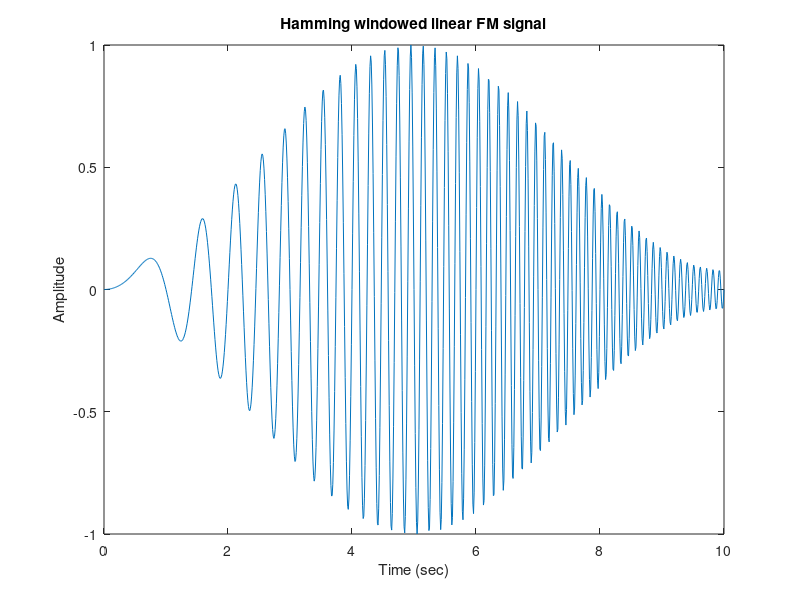
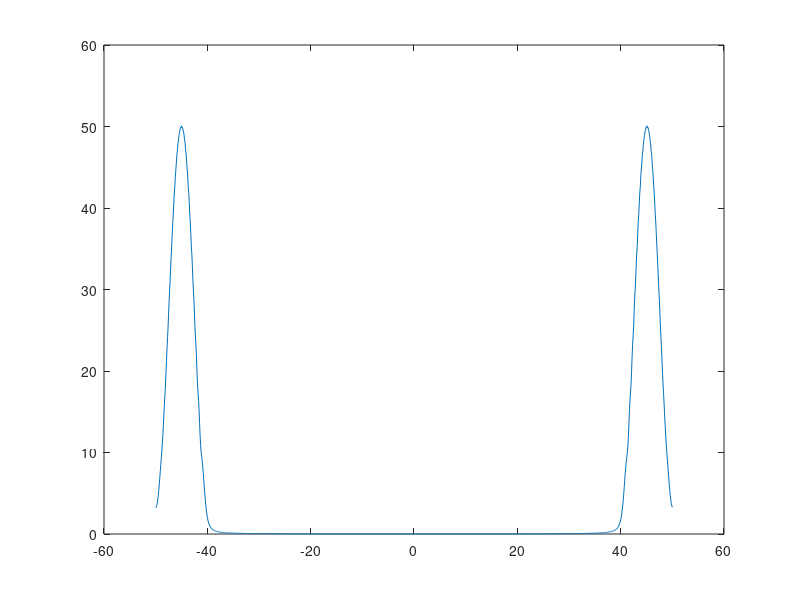
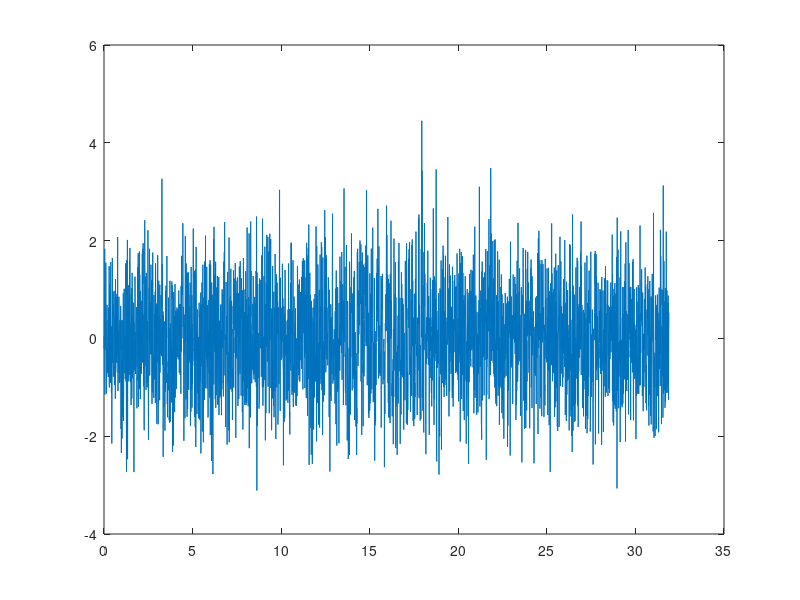
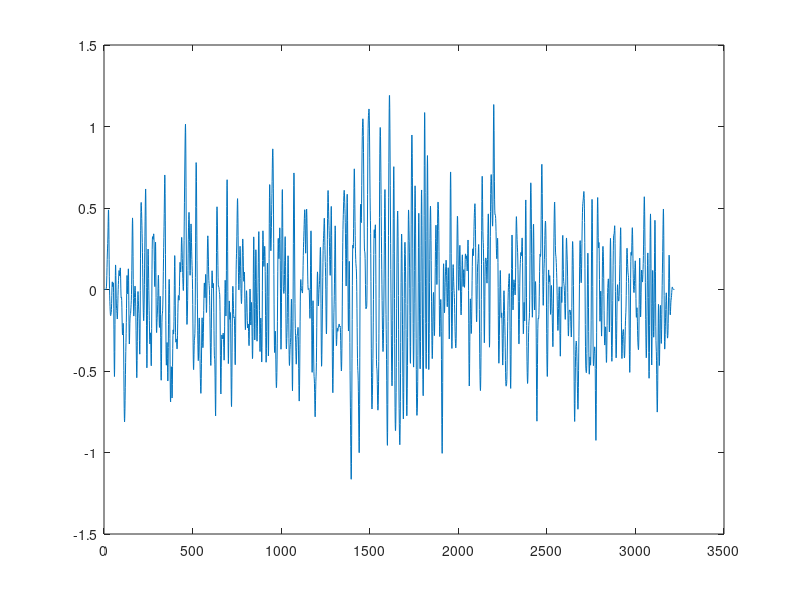

Here is the MATLAB script that generated these plots, in order:
% HW3 Sample codes 
% Pseudo-Parking Sonar
%
%                                               Edited by Meng-Lin Li, 04/07/2016

% Linear FM/Chirp signal as shown in Fig. 6.15(a) of the textbook
close all
Fs = 100; % Sampling rate in Hz
tau = 10; % Time duration of the linear FM signal in sec
B = 10; % in Hz
beta = B/tau;
A = 1;
t = 0:1/Fs:tau; % time axis
x = A*sin(pi*beta*t.^2); % the linear FM signal
x = hamming(length(x)).'.*x; % hamming windowed linear FM signal
f_axis = 0:1/tau:(length(x)-1)/tau;
f_axis = f_axis-f_axis(ceil(length(f_axis)/2));
len_f=length(f_axis)
FIR = zeros([1 len_f]);
FIR(1:15*tau)=1;
FIR(end-15*tau:end)=1;
figure
plot(t, x)
xlabel('Time (sec)');
ylabel('Amplitude')
title('Hamming windowed linear FM signal')
figure 
x_fft = fft(x);
length(x_fft)
plot(f_axis,abs(x_fft))
load SonarSignalWithWhiteGausNoise
% y: the noisy echo signal, which is recorded at a sampling rate of Fs (in Hz)

% (a)
% remove the noise and increase the SNR by low pass filtering or band pass filtering (depends on the signal frequency band)
% design the proper filter based on the moving average filter
h = [1 3 3 1]/8;% FIR filter
% the output length L of linear convolution will be equal to M+N-1, where M is the length of y and N is the length of h. 
% !!! You have to take care the extra N-1 points in the filter output in order to correctly estimate the echo time.
%fourier analaysis
sample_num = length(y);
dur= sample_num/Fs;
t_axis=0:1/Fs:(length(y)-1)/Fs;
f_axis = 0:1/dur:(length(y)-1)/dur;
f_axis = f_axis-f_axis(ceil(length(f_axis)/2));
FIR = zeros(size(f_axis));
FIR(1:15*dur)=1;
FIR(end-15*dur:end)=1;
figure
plot(t_axis,y);

% y_fft = fft(y);
% figure
% plot(f_axis,FIR)
% y_fft = y_fft.*FIR;
% y_lpf = abs(ifft(y_fft));
% figure
% plot(xcorr(y_lpf,x));
%fourier analaysis
LPF=1;
for i=1:10
    LPF = conv(LPF, h); % 
end
%fourier analaysis
sample_num = length(y);
dur= sample_num/Fs;
f_axis = 0:1/dur:(length(y)-1)/dur;
f_axis = f_axis-f_axis(ceil(length(f_axis)/2));
y_fft = abs(fft(LPF));
%fourier analaysis end
%% result analysis 
y_FIR =conv(y,LPF);
figure
plot(y_FIR)
figure
delay_pdf=xcorr(y_FIR,x);
delay_pdf = delay_pdf((length(delay_pdf)+1)/2:end);
new_taxis = 0:1/Fs:(length(delay_pdf)-1)/Fs;
plot(new_taxis,delay_pdf)
delay_time = t_axis(find(y==max(y)))
% (b)
% matched filtering
% the output length L of linear convolution will be equal to M+N-1, where M is the length of y and N is the length of x. 
% !!! You have to take care the extra N-1 points in the filter output in order to correctly estimate the echo time.
y_Matched = conv(y, h); 

% (c)
% Check if waveform distortion occurs after filtering, and elaborate the reason

%(d) 
 